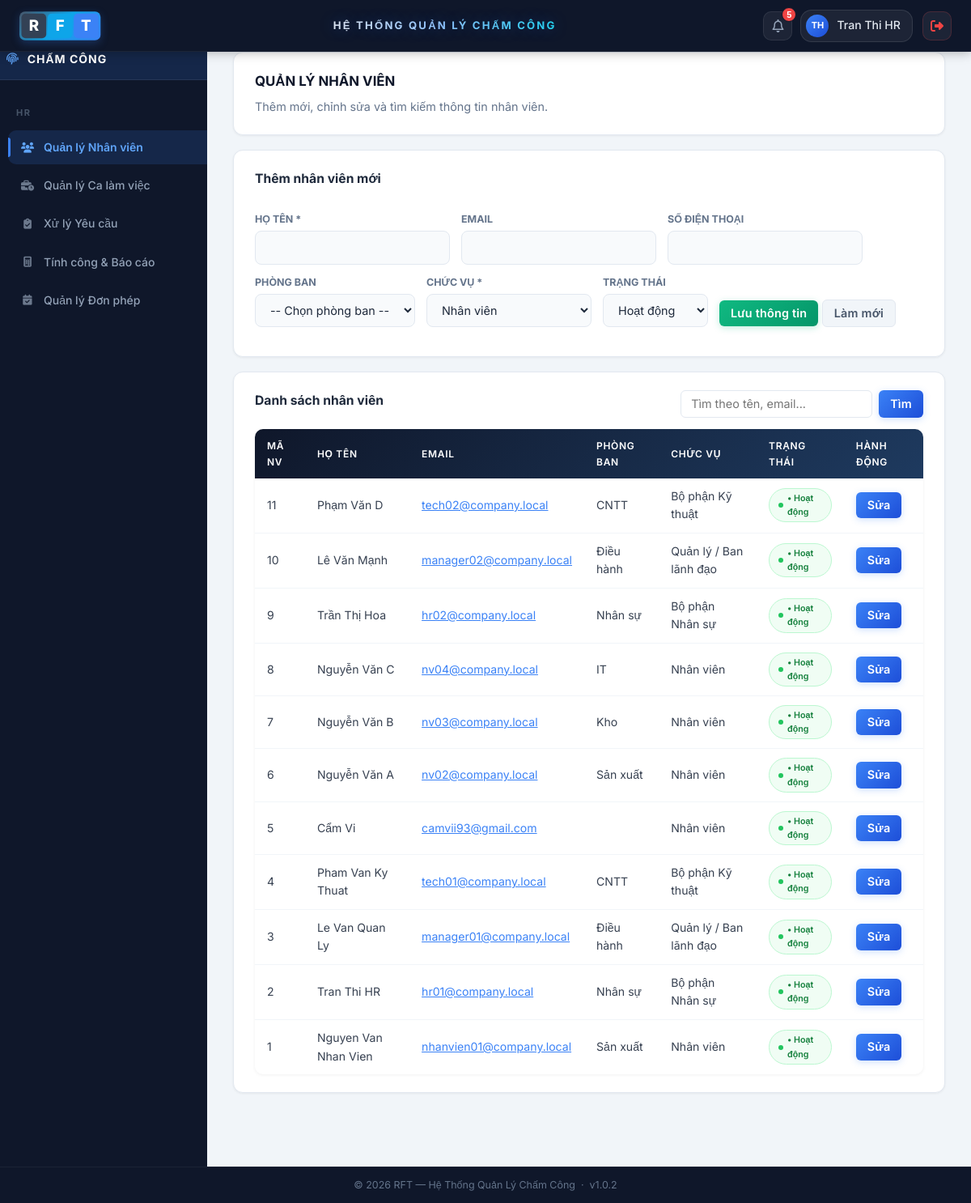
The page /index.php?page=quan-ly-nhanvien (signed in) on the database its author committed.
### tables this page shows
CREATE TABLE `nguoidung` (
  `maND` int(11) NOT NULL,
  `maTK` int(11) NOT NULL,
  `hoTen` varchar(120) NOT NULL,
  `email` varchar(120) DEFAULT NULL,
  `soDienThoai` varchar(20) DEFAULT NULL,
  `chucVu` enum('Nhân viên','Bộ phận Nhân sự','Quản lý / Ban lãnh đạo','Bộ phận Kỹ thuật') NOT NULL DEFAULT 'Nhân viên',
  `phongBan` varchar(100) DEFAULT NULL,
  `trangThai` tinyint(1) NOT NULL DEFAULT 1,
  `created_at` datetime NOT NULL DEFAULT current_timestamp(),
  `updated_at` datetime DEFAULT NULL ON UPDATE current_timestamp()
);

### app/views/chamcong/quanly_nhanvien.php (the view, shortened to what the rows shown need)
<?php include 'app/views/layouts/header.php'; ?>
<div class="main-container">
    <div class="dashboard-container">
        <div class="panel">
            <h2 style="border:none;padding:0;margin:0 0 6px;">QUẢN LÝ NHÂN VIÊN</h2>
        </div>
        <div class="panel">
            <table class="table">
                <thead>
                    <tr>
                        <th>MÃ NV</th>
                        <th>HỌ TÊN</th>
                        <th>EMAIL</th>
                        <th>PHÒNG BAN</th>
                        <th>CHỨC VỤ</th>
                        <th>TRẠNG THÁI</th>
                        <th>HÀNH ĐỘNG</th>
                    </tr>
                </thead>
                <tbody>
                <?php if (!empty($employees)): ?>
                    <?php foreach ($employees as $emp): ?>
                        <tr>
                            <td><?= (int)$emp['maND'] ?></td>
                            <td><?= htmlspecialchars($emp['hoTen']) ?></td>
                            <td><a href="mailto:<?= htmlspecialchars($emp['email'] ?? '') ?>" style="color:#3b82f6;"><?= htmlspecialchars($emp['email'] ?? '') ?></a></td>
                            <td><?= htmlspecialchars($emp['phongBan'] ?? '') ?></td>
                            <td><?= htmlspecialchars($emp['chucVu'] ?? '') ?></td>
                            <td>
                                <span class="status-badge <?= (int)$emp['trangThai'] === 1 ? 'status-approved' : 'status-rejected' ?>">
                                    <?= (int)$emp['trangThai'] === 1 ? '• Hoạt động' : '• Ngừng' ?>
                                </span>
                            </td>
                            <td>
                                <a class="btn btn-sm btn-primary" href="index.php?page=quan-ly-nhanvien&edit=<?= (int)$emp['maND'] ?>">Sửa</a>
                            </td>
                        </tr>
                    <?php endforeach; ?>
                <?php else: ?>
                    <tr><td colspan="7" class="empty-state">Không có nhân viên phù hợp.</td></tr>
                <?php endif; ?>
                </tbody>
            </table>
        </div>
    </div>
</div>
<?php include 'app/views/layouts/footer.php'; ?>

### rows shown on the page
nguoidung: maND "11", hoTen "Phạm Văn D", email "tech02@company.local", phongBan "CNTT", chucVu "Bộ phận Kỹ thuật", trangThai "• Hoạt động"
nguoidung: maND "10", hoTen "Lê Văn Mạnh", email "manager02@company.local", phongBan "Điều hành", chucVu "Quản lý / Ban lãnh đạo", trangThai "• Hoạt động"
nguoidung: maND "9", hoTen "Trần Thị Hoa", email "hr02@company.local", phongBan "Nhân sự", chucVu "Bộ phận Nhân sự", trangThai "• Hoạt động"
nguoidung: maND "8", hoTen "Nguyễn Văn C", email "nv04@company.local", phongBan "IT", chucVu "Nhân viên", trangThai "• Hoạt động"
nguoidung: maND "7", hoTen "Nguyễn Văn B", email "nv03@company.local", phongBan "Kho", chucVu "Nhân viên", trangThai "• Hoạt động"
nguoidung: maND "6", hoTen "Nguyễn Văn A", email "nv02@company.local", phongBan "Sản xuất", chucVu "Nhân viên", trangThai "• Hoạt động"
nguoidung: maND "5", hoTen "Cẩm Vi", email "camvii93@gmail.com", chucVu "Nhân viên", trangThai "• Hoạt động"
nguoidung: maND "4", hoTen "Pham Van Ky Thuat", email "tech01@company.local", phongBan "CNTT", chucVu "Bộ phận Kỹ thuật", trangThai "• Hoạt động"
nguoidung: maND "3", hoTen "Le Van Quan Ly", email "manager01@company.local", phongBan "Điều hành", chucVu "Quản lý / Ban lãnh đạo", trangThai "• Hoạt động"
nguoidung: maND "2", hoTen "Tran Thi HR", email "hr01@company.local", phongBan "Nhân sự", chucVu "Bộ phận Nhân sự", trangThai "• Hoạt động"
nguoidung: maND "1", hoTen "Nguyen Van Nhan Vien", email "nhanvien01@company.local", phongBan "Sản xuất", chucVu "Nhân viên", trangThai "• Hoạt động"

### other values the page prints
$notificationCount "5"
mb_strtoupper($initials) "TH"
$tenHienThi "Tran Thi HR"
$roleLabels[$role] "HR"
$menu['label'] "Quản lý Nhân viên"
$menu['label'] "Quản lý Ca làm việc"
$menu['label'] "Xử lý Yêu cầu"
$menu['label'] "Tính công & Báo cáo"
$menu['label'] "Quản lý Đơn phép"
form field chucVu "Nhân viên"
